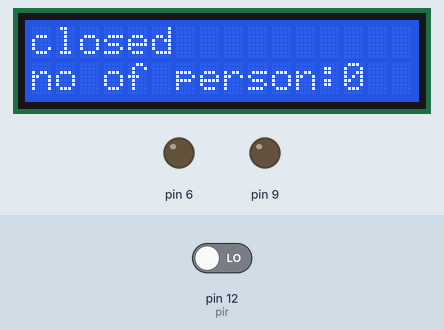
Simulated run of this sketch. Board: Arduino Uno, built with avr-gcc and run on an emulated ATmega328P. On the bench: 16×2 character LCD, output pins drawn as LEDs (lit = HIGH). The inputs (shaded band) are chosen by the test bench; at power-on: pin 12 (pir) LOW.

Above: at 1.2 s.
1.3 s: pin 12 (pir) driven HIGH
At 2.5 s:
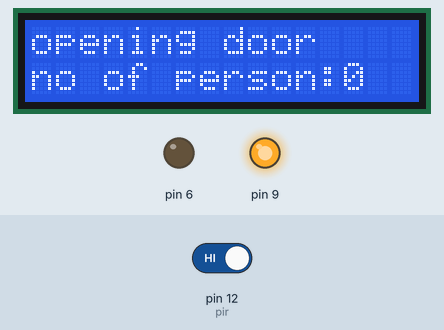
4.3 s: pin 12 (pir) driven LOW
At 5.8 s:
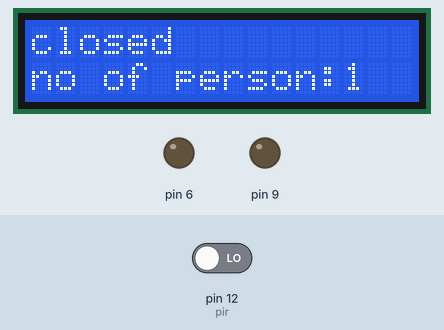
6.8 s: pin 12 (pir) driven HIGH
At 9.5 s:
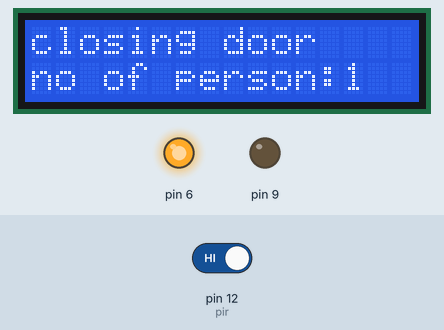
Timing chart, 0 to 15.8 s (numbered marks = the images above; inputs shaded):
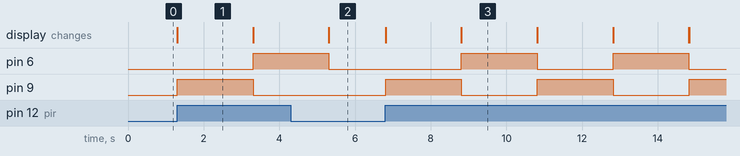

The sketch:

door.ino
```cpp
#include <LiquidCrystal.h>
LiquidCrystal lcd(2,3,4,5,7,8);
//void open();//for open the gate//
//void close();//for close the gate//
//void stop();//for stop the gate//

int pir=12;
int mot1=9;
int mot2=6;
int count1=0;//to count person//
void setup()
{
Serial.begin(9600);
lcd.begin(16,2);//lcd no of column and rows(col,row)//
analogWrite(6,40);
lcd.clear();
pinMode(9,OUTPUT);
pinMode(6,OUTPUT);
pinMode(13,INPUT);
digitalWrite(13,LOW);
}
void loop()
{
int pirval=digitalRead(pir);//read value high or low//
analogWrite(9,0);
analogWrite(6,0);
pirval==LOW;//initial state//
lcd.setCursor(0, 0);
lcd.print("closed");
if(pirval==HIGH)//for 1//
{
open();
count1++;//increment in value by 1//
}
if(pirval==LOW)//for 0//
{
stop();
}
lcd.setCursor(0,1);//set curser on(col,row)//
lcd.print("no of person:");
lcd.print(count1);//total person inside//
}
void open()
{
lcd.setCursor(0, 0);
lcd.print("opening door ");
analogWrite(9,255);
analogWrite(6,0);
delay(2000);
lcd.setCursor(0,0);
lcd.print("closing door ");
analogWrite(9,0);
analogWrite(6,255);
delay(2000);
lcd.clear();

lcd.setCursor(0, 0);
lcd.print("closed");
stop();
}


void stop()
{
analogWrite(9,0);
analogWrite(6,0);

}
```

Measured:
- after the input at 1.3 s, pin 6: LOW → HIGH after 2.0 s; pin 9: LOW → HIGH at once, → LOW 2.0 s later; the display: changes at once (image 1)
- after the input at 4.3 s, pin 9: stays LOW (without the input it goes to HIGH after 1.0 s)
- after the input at 6.8 s, pin 6: alternates HIGH for 2.0 s and LOW for 2.0 s, starting after 2.0 s; pin 9: alternates HIGH for 2.0 s and LOW for 2.0 s, starting at once; the display: first changes at once (image 3 shows a later state)
- what the display in image 1 shows lasts 2.0 s, from 1.3 s to 3.3 s
